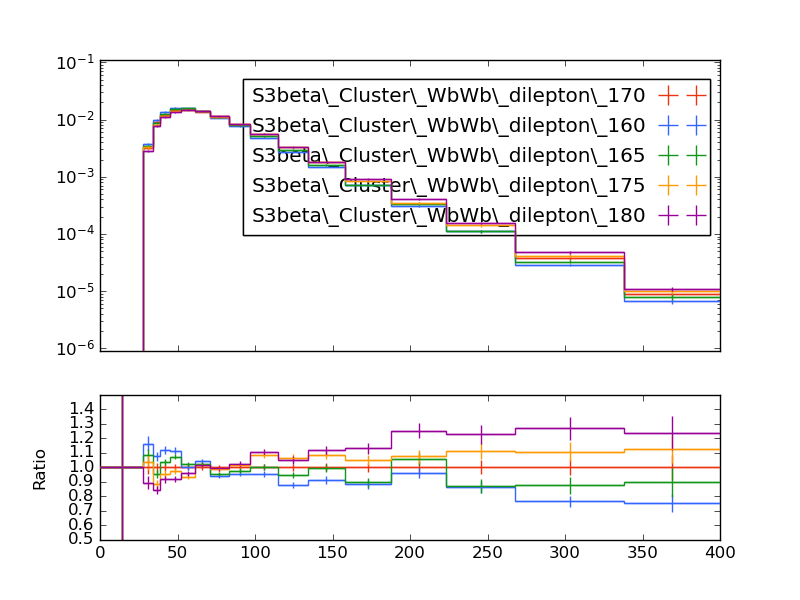

Write Python code to recreate this figure.
#! /usr/bin/env python

# This Python script was auto-generated using YODA v2.0.1.
# Analysis object: /WbWb_dilepton/pT_lep1_untagged
# Timestamp: 27-02-2025 (11:02:17)

import matplotlib as mpl
import matplotlib.pyplot as plt
mpl.use('Agg') # comment out for interactive use
import os
import numpy as np

plotDir = os.path.split(os.path.realpath(__file__))[0]
if 'YODA_USER_PLOT_PATH' in globals():
    plot_outdir = globals()['YODA_USER_PLOT_PATH']
else:
    plot_outdir = plotDir

#plot style
plt.style.use(os.path.join(plotDir, '../default.mplstyle'))

plt.rcParams['text.usetex'] = False
plt.style.use(['classic'])
plt.rc('font', family='DejaVu Sans')
# plot metadata
figW, figH = plt.rcParams['figure.figsize']
ax_xLabel = r''
ax_yLabel = r''
ax_title  = r''
ax_xScale = 'linear'
ax_yScale = 'log'
xLims = (0.0, 400.0)
yLims = (9e-07, 0.11000000000000001)

# TeX-friendly labels for the legend
labels = {
    'legend' : ([ r"S3beta\_Cluster\_WbWb\_dilepton\_170", r"S3beta\_Cluster\_WbWb\_dilepton\_160", r"S3beta\_Cluster\_WbWb\_dilepton\_165", r"S3beta\_Cluster\_WbWb\_dilepton\_175", r"S3beta\_Cluster\_WbWb\_dilepton\_180" ], r""),
}

# Adjust canvas width and height
canvasW = 10.0
canvasH = 9.0
figW *= canvasW/10.
figH *= canvasH/9.

# Create figure and axis objects
fig, (ax, ratio0_ax) = plt.subplots(2, 1, sharex=True,
                  figsize=(figW,figH), gridspec_kw={'height_ratios': (6.0, 3.0)})

# Set figure margins
plt.subplots_adjust(
    left   = 1.0 * plt.rcParams['figure.subplot.left'],
    right  = 1.0 * plt.rcParams['figure.subplot.right'],
    top    = 1.0 * plt.rcParams['figure.subplot.top'],
    bottom = 1.0 * plt.rcParams['figure.subplot.bottom'])

ratio0_ax.yaxis.set_major_locator(mpl.ticker.MultipleLocator(0.1))
ratio0_ax.set_ylim(0.5, 1.4999)
ratio0_ax.set_ylabel('Ratio')

# the numerical data is stored in a separate file
dataf = dict()
prefix = os.path.split(__file__)[0]
if prefix:    prefix = prefix + '/'
exec(open(prefix+'pT_lep1_untagged__data.py').read(), dataf)


legend_handles = dict() # keep track of handles for the legend

# style options for curves
# starts at zorder>=5 to draw curve on top of legend
styles = {
  'S3beta_Cluster_WbWb_dilepton_170.yoda.gz': {
    'color' : '#EE3311',
    'linestyle' : '-',
    'linewidth' : 1,
    'marker' : 'none',
    'markersize' : 2,
    'capsize' : 0.0,
    'zorder' : 5,
    'histstyle' : 1,
    'drawstyle' : 'steps-pre',
    'xerrorbars' : 1,
    'yerrorbars' : 1,
    'fillcolor' : None,
    'fillopacity' : 1.0,
    'ratio0_linestyle' : '-',
    'ratio0_linewidth' : 1,
    'ratio0_marker' : 'none',
    'ratio0_markersize' : 2,
    'ratio0_capsize' : 0.0,
    'ratio0_zorder' : 5,
    'ratio0_histstyle' : 1,
    'ratio0_drawstyle' : 'steps-pre',
    'ratio0_xerrorbars' : 1,
    'ratio0_yerrorbars' : 1,
  },
  'S3beta_Cluster_WbWb_dilepton_160.yoda.gz': {
    'color' : '#3366FF',
    'linestyle' : '-',
    'linewidth' : 1,
    'marker' : 'none',
    'markersize' : 2,
    'capsize' : 0.0,
    'zorder' : 6,
    'histstyle' : 1,
    'drawstyle' : 'steps-pre',
    'xerrorbars' : 1,
    'yerrorbars' : 1,
    'fillcolor' : None,
    'fillopacity' : 1.0,
    'ratio0_linestyle' : '-',
    'ratio0_linewidth' : 1,
    'ratio0_marker' : 'none',
    'ratio0_markersize' : 2,
    'ratio0_capsize' : 0.0,
    'ratio0_zorder' : 6,
    'ratio0_histstyle' : 1,
    'ratio0_drawstyle' : 'steps-pre',
    'ratio0_xerrorbars' : 1,
    'ratio0_yerrorbars' : 1,
  },
  'S3beta_Cluster_WbWb_dilepton_165.yoda.gz': {
    'color' : '#109618',
    'linestyle' : '-',
    'linewidth' : 1,
    'marker' : 'none',
    'markersize' : 2,
    'capsize' : 0.0,
    'zorder' : 7,
    'histstyle' : 1,
    'drawstyle' : 'steps-pre',
    'xerrorbars' : 1,
    'yerrorbars' : 1,
    'fillcolor' : None,
    'fillopacity' : 1.0,
    'ratio0_linestyle' : '-',
    'ratio0_linewidth' : 1,
    'ratio0_marker' : 'none',
    'ratio0_markersize' : 2,
    'ratio0_capsize' : 0.0,
    'ratio0_zorder' : 7,
    'ratio0_histstyle' : 1,
    'ratio0_drawstyle' : 'steps-pre',
    'ratio0_xerrorbars' : 1,
    'ratio0_yerrorbars' : 1,
  },
  'S3beta_Cluster_WbWb_dilepton_175.yoda.gz': {
    'color' : '#FF9900',
    'linestyle' : '-',
    'linewidth' : 1,
    'marker' : 'none',
    'markersize' : 2,
    'capsize' : 0.0,
    'zorder' : 8,
    'histstyle' : 1,
    'drawstyle' : 'steps-pre',
    'xerrorbars' : 1,
    'yerrorbars' : 1,
    'fillcolor' : None,
    'fillopacity' : 1.0,
    'ratio0_linestyle' : '-',
    'ratio0_linewidth' : 1,
    'ratio0_marker' : 'none',
    'ratio0_markersize' : 2,
    'ratio0_capsize' : 0.0,
    'ratio0_zorder' : 8,
    'ratio0_histstyle' : 1,
    'ratio0_drawstyle' : 'steps-pre',
    'ratio0_xerrorbars' : 1,
    'ratio0_yerrorbars' : 1,
  },
  'S3beta_Cluster_WbWb_dilepton_180.yoda.gz': {
    'color' : '#990099',
    'linestyle' : '-',
    'linewidth' : 1,
    'marker' : 'none',
    'markersize' : 2,
    'capsize' : 0.0,
    'zorder' : 9,
    'histstyle' : 1,
    'drawstyle' : 'steps-pre',
    'xerrorbars' : 1,
    'yerrorbars' : 1,
    'fillcolor' : None,
    'fillopacity' : 1.0,
    'ratio0_linestyle' : '-',
    'ratio0_linewidth' : 1,
    'ratio0_marker' : 'none',
    'ratio0_markersize' : 2,
    'ratio0_capsize' : 0.0,
    'ratio0_zorder' : 9,
    'ratio0_histstyle' : 1,
    'ratio0_drawstyle' : 'steps-pre',
    'ratio0_xerrorbars' : 1,
    'ratio0_yerrorbars' : 1,
  },
}

# curve from input yoda files in main panel
for label, yvals in dataf['yvals'].items():
    if all(np.isnan(v) for v in dataf['yvals'][label]):
        continue
    tmp = None
    if styles[label]['histstyle']: # draw as histogram
        xpos = dataf['xedges'][label] if styles[label]['drawstyle'] else dataf['xpoints'][label]
        ypos = np.insert(yvals, 0, yvals[0]) if styles[label]['drawstyle'] else yvals
        if styles[label]['fillcolor']: # fill area below curve
            ax.fill_between(xpos, ypos, step='pre',
                            color=styles[label]['fillcolor'],
                            alpha=styles[label]['fillopacity'])
        tmp, = ax.plot(xpos, ypos,
                       color=styles[label]['color'],
                       linestyle=styles[label]['linestyle'],
                       linewidth=styles[label]['linewidth'],
                       drawstyle=styles[label]['drawstyle'], solid_joinstyle='miter',
                       zorder=styles[label]['zorder'], label=label)
    tmp = ax.errorbar(dataf['xpoints'][label], yvals,
                      xerr=np.array(dataf['xerrs'][label])*styles[label]['xerrorbars'],
                      yerr=np.array(dataf['yerrs'][label])*styles[label]['yerrorbars'],
                      fmt=styles[label]['marker'], capsize=styles[label]['capsize'],
                      markersize=styles[label]['markersize'],
                      ecolor=styles[label]['color'],
                      color=styles[label]['color'], zorder=styles[label]['zorder'])
    tmp[-1][0].set_linestyle(styles[label]['linestyle'])
    tmp[-1][0].set_linewidth(styles[label]['linewidth'])
    if label in dataf['add_legend_handle']:  legend_handles[label] = tmp
    for varLabel in dataf['variation_yvals'].keys():
        if varLabel.startswith(label):
            tmp, = ax.plot(dataf['xedges'][label], dataf['variation_yvals'][varLabel],
                           color=styles[label]['color'],
                           linestyle=styles[label]['linestyle'],
                           linewidth=styles[label]['linewidth'],
                           drawstyle='steps-pre', solid_joinstyle='miter',
                           zorder=styles[label]['zorder'], alpha=0.5)


# plots on ratio panel
# curve from input yoda files in ratio panel
for label, yvals in dataf['ratio0_yvals'].items():
    if all(np.isnan(v) for v in yvals):
        continue
    if styles[label]['ratio0_histstyle']: # plot as histogram
        xpos = dataf['xedges']['S3beta_Cluster_WbWb_dilepton_170.yoda.gz'] if styles[label]['ratio0_drawstyle'] else dataf['xpoints']['S3beta_Cluster_WbWb_dilepton_170.yoda.gz']
        ypos = np.insert(yvals, 0, yvals[0]) if styles[label]['ratio0_drawstyle'] else yvals
        ratio0_ax.plot(xpos, ypos,
                       color=styles[label]['color'],
                       linewidth=styles[label]['linewidth'],
                       linestyle=styles[label]['ratio0_linestyle'],
                       drawstyle=styles[label]['ratio0_drawstyle'], zorder=styles[label]['zorder'],
                       solid_joinstyle='miter')
    tmp = ratio0_ax.errorbar(dataf['xpoints']['S3beta_Cluster_WbWb_dilepton_170.yoda.gz'], yvals,
                             xerr=np.array(dataf['ref_xerrs'])*styles[label]['ratio0_xerrorbars'],
                             yerr=np.array(dataf['ratio0_yerrs'][label])*styles[label]['ratio0_yerrorbars'],
                             fmt=styles[label]['ratio0_marker'], capsize=styles[label]['ratio0_capsize'],
                             markersize=styles[label]['ratio0_markersize'],
                             ecolor=styles[label]['color'],
                             color=styles[label]['color'])
    tmp[-1][0].set_linestyle(styles[label]['ratio0_linestyle'])
    tmp[-1][0].set_linewidth(styles[label]['ratio0_linewidth'])

    for varlabel in dataf['ratio0_variation_vals'].keys():
        if varlabel.startswith(label):
            ratio0_ax.plot(dataf['xedges']['S3beta_Cluster_WbWb_dilepton_170.yoda.gz'],
                            dataf['ratio0_variation_vals'][varlabel],
                            color=styles[label]['color'],
                            linestyle=styles[label]['linestyle'],
                            linewidth=styles[label]['linewidth'],
                            drawstyle='steps-pre', solid_joinstyle='miter',
                            zorder=1, alpha=0.5)

legend_items = list(legend_handles.values())
ax.add_artist(ax.legend(legend_items,
                        labels['legend'][0],
                        title=labels['legend'][1],
                        alignment='right',
                        loc='upper right',
                        bbox_to_anchor=(1.0, 0.97),markerfirst=False))

# set plot metadata as defined above
ratio0_ax.set_xlabel(ax_xLabel)
ratio0_ax.xaxis.set_label_coords(1., -0.15)
ax.set_ylabel(ax_yLabel, ha='right', va='top')
ax.yaxis.set_label_coords(-0.11, 1.0)
ax.set_title(ax_title, loc='left')
ax.set_xscale(ax_xScale)
ax.set_yscale(ax_yScale)
ax.set_xlim(xLims)
ax.set_ylim(yLims)

# tick formatting
plt.rcParams['xtick.top'] = True
plt.rcParams['ytick.right'] = True
ax.yaxis.set_major_locator(mpl.ticker.LogLocator(base=10.0, numticks=np.inf))
ax.yaxis.set_minor_locator(mpl.ticker.LogLocator(
                           base=10.0, subs=np.arange(0.1, 1, 0.1), numticks=np.inf))
fig.align_ylabels((ax, ratio0_ax))
plt.savefig(os.path.join(plot_outdir, 'pT_lep1_untagged.pdf'), format='PDF')
plt.savefig(os.path.join(plot_outdir, 'pT_lep1_untagged.png'), format='PNG')

plt.close(fig)
